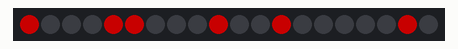
Bench run of a sketch on a simulated ESP8266 (NodeMCU). Shown: 20 RGB LEDs in strip order, left to right. Dim RGB values are drawn brighter than linear; WiFi joins after 1.5 s; servers stay silent unless stated; network time is answered at once with the bench clock; the local clock reads 2024-03-15 10:24:30 at power-on unless the sketch sets it; what the sketch prints to the serial monitor is not drawn.

Above: at 1.6 s.
At 6.6 s:
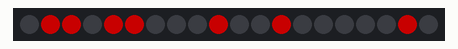
At 10.6 s:
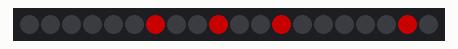
At 19.6 s:
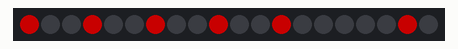
At 28.6 s:
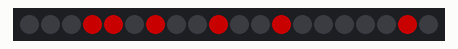
At 38.6 s:
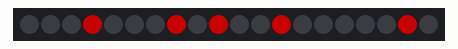

Measured:
- what the display in image 0 shows lasts 1.0 s, from 1.5 s to 2.5 s

The sketch:

bcd-clock-fastled.ino
```cpp
#include <NTPClient.h>
// change next line to use with another board/shield
#include <ESP8266WiFi.h>
//#include <WiFi.h> // for WiFi shield
//#include <WiFi101.h> // for WiFi 101 shield or MKR1000
#include <WiFiUdp.h>

#include "FastLED.h"

#include <WebSockets.h>           //https://github.com/Links2004/arduinoWebSockets
#include <WebSocketsServer.h>

// How many leds in your strip?
#define NUM_LEDS 20

// For led chips like Neopixels, which have a data line, ground, and power, you just
// need to define DATA_PIN.  For led chipsets that are SPI based (four wires - data, clock,
// ground, and power), like the LPD8806 define both DATA_PIN and CLOCK_PIN
#define DATA_PIN 5
#define CLOCK_PIN 13

// Define the array of leds
CRGB leds[NUM_LEDS];

const char *ssid     = "<SSID>";
const char *password = "<PASSWORD>";

// color for LEDS
uint8_t cR = 254;
uint8_t cG = 0;
uint8_t cB = 0;

uint8_t brightness = 100;

// reverse binary number for numbers 0-9
uint8_t  bits[10][5] = {
 {0,0,0,0,0},
 {1,0,0,0,0},
 {0,1,0,0,0},
 {1,1,0,0,0},
 {0,0,1,0,0},
 {1,0,1,0,0},
 {0,1,1,0,0},
 {1,1,1,0,0},
 {0,0,0,1,0},
 {1,0,0,1,0}
};

// neopixel led number for start of each column and the length in pixels
uint8_t digits[6][2]={
  {0,4},
  {4,3},
  {7,4},
  {11,3},
  {14,4},
  {18,2}
  };

// display time in 12/24 hour format
bool twenty4hour = false;

// second timer
unsigned long oneSecondLoopDue = 0;

int timeHour;
int timeMinutes;
int timeSeconds;


WiFiUDP ntpUDP;
NTPClient timeClient(ntpUDP);

#include <Timezone.h>    // https://github.com/JChristensen/Timezone Modified!

// For Webserver
#include <WiFiClient.h>
#include <ESP8266WebServer.h>
#include <ESP8266mDNS.h>

// For WifiManager
#include <DNSServer.h>
#include <WiFiManager.h>         //https://github.com/tzapu/WiFiManager


#include <WiFiClientSecure.h>


// From World clock example in timezone library
// United Kingdom (London, Belfast)
TimeChangeRule BST = {"BST", Last, Sun, Mar, 1, 60};        // British Summer Time
TimeChangeRule GMT = {"GMT", Last, Sun, Oct, 2, 0};         // Standard Time
Timezone UK(BST, GMT);

TimeChangeRule aEDT = {"AEDT", First, Sun, Oct, 2, 660};    // UTC + 11 hours
TimeChangeRule aEST = {"AEST", First, Sun, Apr, 3, 600};    // UTC + 10 hours
Timezone ausET(aEDT, aEST);

// US Eastern Time Zone (New York, Detroit)
TimeChangeRule usEDT = {"EDT", Second, Sun, Mar, 2, -240};  // Eastern Daylight Time = UTC - 4 hours
TimeChangeRule usEST = {"EST", First, Sun, Nov, 2, -300};   // Eastern Standard Time = UTC - 5 hours
Timezone usET(usEDT, usEST);


void drawDigit(uint8_t digit, uint8_t val){
  // get the column position and number of pixels
  uint8_t dpos = digits[digit][0];
  uint8_t lnt = digits[digit][1];
  for (uint8_t i=0;i<lnt;i++){
    if (bits[val][i] == 1){
      leds[dpos+i].setRGB(cR, cG, cB);
    } else {
      leds[dpos+i].setRGB(0, 0, 0);
    }
  }
}

void configModeCallback (WiFiManager *myWiFiManager) {
  Serial.println("Entered config mode");
  Serial.println(WiFi.softAPIP());
}


void setup() {
  FastLED.addLeds<NEOPIXEL, DATA_PIN>(leds, NUM_LEDS);
  LEDS.setBrightness(brightness);
  Serial.begin(115200);
  Serial.println("Starting....");

  clearLeds();

  WiFiManager wifiManager;
  wifiManager.setAPCallback(configModeCallback);
  wifiManager.autoConnect("BCDClock", "password");

  Serial.println("");
  Serial.print("Connected to ");
  Serial.println(ssid);
  Serial.print("IP address: ");

  IPAddress ipAddress = WiFi.localIP();
  Serial.println(ipAddress);

  timeClient.begin();

}

void clearLeds(){
  for (uint8_t i=0;i<=20;i++){
    leds[i].setRGB(0,0,0);
  }
  FastLED.show();
}

void loop() {
  uint8_t tim = 0;
  unsigned long now = millis();
  if (now > oneSecondLoopDue) {
    timeClient.update();
    displayTime();
    oneSecondLoopDue = now + 1000;
  }
}


// gets the current time and displays it in each column.
void displayTime() {

  unsigned long epoch = UK.toLocal(timeClient.getEpochTime());

  timeHour = (epoch  % 86400L) / 3600;
  timeMinutes = (epoch % 3600) / 60;
  timeSeconds = (epoch % 60);

  if (twenty4hour == true) {
    if (timeHour >=13 && timeHour<=24){
      timeHour = timeHour - 12;
    }
  }

  if (timeHour < 10) {
    drawDigit(5,0);
    drawDigit(4,timeHour);
  } else {
    drawDigit(5,timeHour / 10);
    drawDigit(4,timeHour % 10);
  }

  if (timeMinutes < 10) {
    drawDigit(3,0);
    drawDigit(2,timeMinutes);
  } else {
    drawDigit(3,timeMinutes / 10);
    drawDigit(2,timeMinutes % 10);
  }

  if (timeSeconds < 10) {
    drawDigit(1,0);
    drawDigit(0,timeSeconds);
  } else {
    drawDigit(1,timeSeconds / 10);
    drawDigit(0,timeSeconds % 10);
  }

  FastLED.show();
}
```
